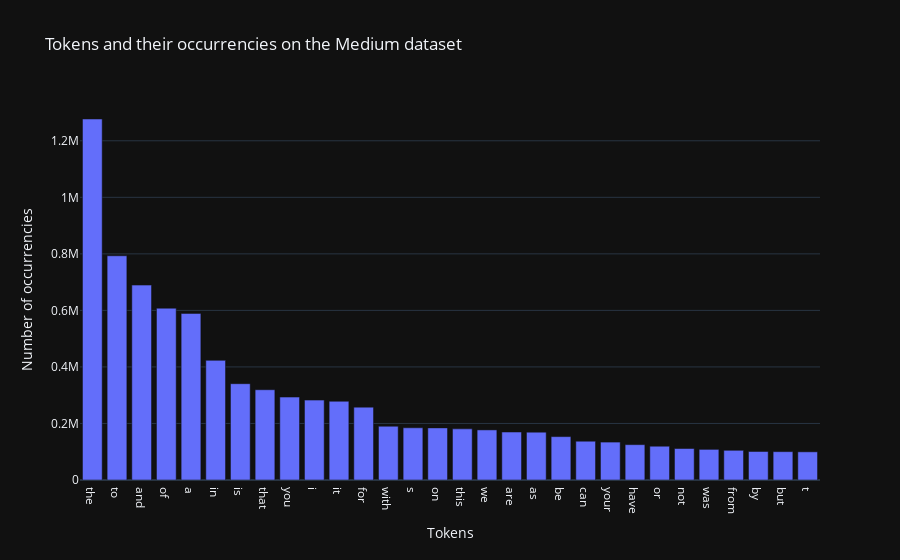

Notebook code cell kept with this figure:
### Markdown cell above
We are now ready to plot the number of occurrences of the most frequent tokens in the dataset.

### Code cell
# get occurrences of top 30 tokens
top_n = 30
xs, ys = list(zip(*token_counter.most_common(top_n)))

# plot
plot_title = "Tokens and their occurrencies on the Medium dataset"
labels = {
  "x": "Tokens",
  "y": "Number of occurrencies"
}
fig = px.bar(x=xs, y=ys, template="plotly_dark", title=plot_title, labels=labels)
fig.show()

### Figure 1 — Plotly figure (JSON) as saved in the notebook; plotly's stock layout.template omitted (floating-point values rounded to 4 significant figures)
{"data": [{"alignmentgroup": "True", "hovertemplate": "Tokens=%{x}<br>Number of occurrencies=%{y}<extra></extra>", "legendgroup": "", "marker": {"color": "#636efa", "pattern": {"shape": ""}}, "name": "", "offsetgroup": "", "orientation": "v", "showlegend": false, "textposition": "auto", "type": "bar", "x": ["the", "to", "and", "of", "a", "in", "is", "that", "you", "i", "it", "for", "with", "s", "on", "this", "we", "are", "as", "be", "can", "your", "have", "or", "not", "was", "from", "by", "but", "t"], "xaxis": "x", "y": [1277093, 793253, 689499, 607783, 589324, 423214, 340702, 319361, 293306, 282625, 278451, 257755, 190247, 184690, 184396, 180950, 177161, 169680, 169330, 153469, 137200, 134109, 125039, 119502, 111359, 108364, 105057, 100856, 100289, 99669], "yaxis": "y"}], "layout": {"barmode": "relative", "legend": {"tracegroupgap": 0}, "title": {"text": "Tokens and their occurrencies on the Medium dataset"}, "xaxis": {"anchor": "y", "domain": [0, 1], "title": {"text": "Tokens"}}, "yaxis": {"anchor": "x", "domain": [0, 1], "title": {"text": "Number of occurrencies"}}}}
